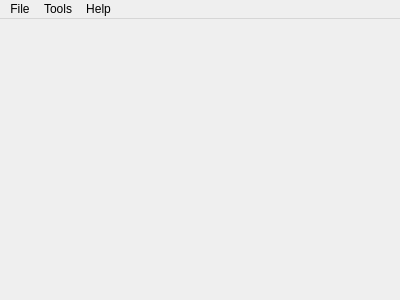
<?xml version="1.0" encoding="UTF-8"?>
<ui version="4.0">
 <class>MainWindow</class>
 <widget class="QMainWindow" name="MainWindow">
  <property name="geometry">
   <rect>
    <x>0</x>
    <y>0</y>
    <width>400</width>
    <height>300</height>
   </rect>
  </property>
  <property name="windowTitle">
   <string>MainWindow</string>
  </property>
  <widget class="QWidget" name="centralWidget"/>
  <widget class="QMenuBar" name="menuBar">
   <property name="geometry">
    <rect>
     <x>0</x>
     <y>0</y>
     <width>400</width>
     <height>21</height>
    </rect>
   </property>
   <widget class="QMenu" name="menuFile">
    <property name="font">
     <font>
      <family>Forte</family>
      <pointsize>11</pointsize>
     </font>
    </property>
    <property name="cursor">
     <cursorShape>OpenHandCursor</cursorShape>
    </property>
    <property name="tearOffEnabled">
     <bool>true</bool>
    </property>
    <property name="title">
     <string>File</string>
    </property>
    <addaction name="actionNew"/>
    <addaction name="actionExit"/>
    <addaction name="actionOpen"/>
    <addaction name="actionSave"/>
   </widget>
   <widget class="QMenu" name="menuTools">
    <property name="font">
     <font>
      <family>Forte</family>
      <pointsize>11</pointsize>
      <underline>true</underline>
     </font>
    </property>
    <property name="cursor">
     <cursorShape>OpenHandCursor</cursorShape>
    </property>
    <property name="focusPolicy">
     <enum>Qt::NoFocus</enum>
    </property>
    <property name="tearOffEnabled">
     <bool>true</bool>
    </property>
    <property name="title">
     <string>Tools</string>
    </property>
    <property name="separatorsCollapsible">
     <bool>false</bool>
    </property>
    <property name="toolTipsVisible">
     <bool>false</bool>
    </property>
    <addaction name="actionOptions"/>
   </widget>
   <widget class="QMenu" name="menuHelp">
    <property name="font">
     <font>
      <family>Forte</family>
      <pointsize>12</pointsize>
     </font>
    </property>
    <property name="cursor">
     <cursorShape>OpenHandCursor</cursorShape>
    </property>
    <property name="tearOffEnabled">
     <bool>true</bool>
    </property>
    <property name="title">
     <string>Help</string>
    </property>
    <addaction name="actionAbout"/>
    <addaction name="actionRules"/>
   </widget>
   <addaction name="menuFile"/>
   <addaction name="menuTools"/>
   <addaction name="menuHelp"/>
  </widget>
  <action name="actionNew">
   <property name="text">
    <string>New</string>
   </property>
   <property name="toolTip">
    <string>&lt;html&gt;&lt;head/&gt;&lt;body&gt;&lt;p&gt;&lt;span style=&quot; color:#00aa7f;&quot;&gt;New&lt;/span&gt;&lt;/p&gt;&lt;/body&gt;&lt;/html&gt;</string>
   </property>
   <property name="font">
    <font>
     <family>Forte</family>
     <pointsize>11</pointsize>
    </font>
   </property>
   <property name="shortcut">
    <string>N</string>
   </property>
  </action>
  <action name="actionExit">
   <property name="text">
    <string>Exit</string>
   </property>
   <property name="font">
    <font>
     <family>Forte</family>
     <pointsize>11</pointsize>
    </font>
   </property>
   <property name="shortcut">
    <string>E</string>
   </property>
  </action>
  <action name="actionAbout">
   <property name="text">
    <string>About</string>
   </property>
   <property name="font">
    <font>
     <family>Forte</family>
     <pointsize>11</pointsize>
    </font>
   </property>
   <property name="shortcut">
    <string>A</string>
   </property>
  </action>
  <action name="actionRules">
   <property name="text">
    <string>Rules</string>
   </property>
   <property name="font">
    <font>
     <family>Forte</family>
     <pointsize>11</pointsize>
    </font>
   </property>
   <property name="shortcut">
    <string>R</string>
   </property>
  </action>
  <action name="actionOptions">
   <property name="text">
    <string>Options</string>
   </property>
   <property name="font">
    <font>
     <family>Forte</family>
     <pointsize>11</pointsize>
    </font>
   </property>
   <property name="shortcut">
    <string>O</string>
   </property>
  </action>
  <action name="actionOpen">
   <property name="text">
    <string>Open</string>
   </property>
   <property name="font">
    <font>
     <family>Forte</family>
     <pointsize>11</pointsize>
    </font>
   </property>
   <property name="shortcut">
    <string>F7</string>
   </property>
  </action>
  <action name="actionSave">
   <property name="text">
    <string>Save</string>
   </property>
   <property name="font">
    <font>
     <family>Forte</family>
     <pointsize>11</pointsize>
    </font>
   </property>
   <property name="shortcut">
    <string>S</string>
   </property>
  </action>
 </widget>
 <layoutdefault spacing="6" margin="11"/>
 <resources/>
 <connections/>
</ui>
